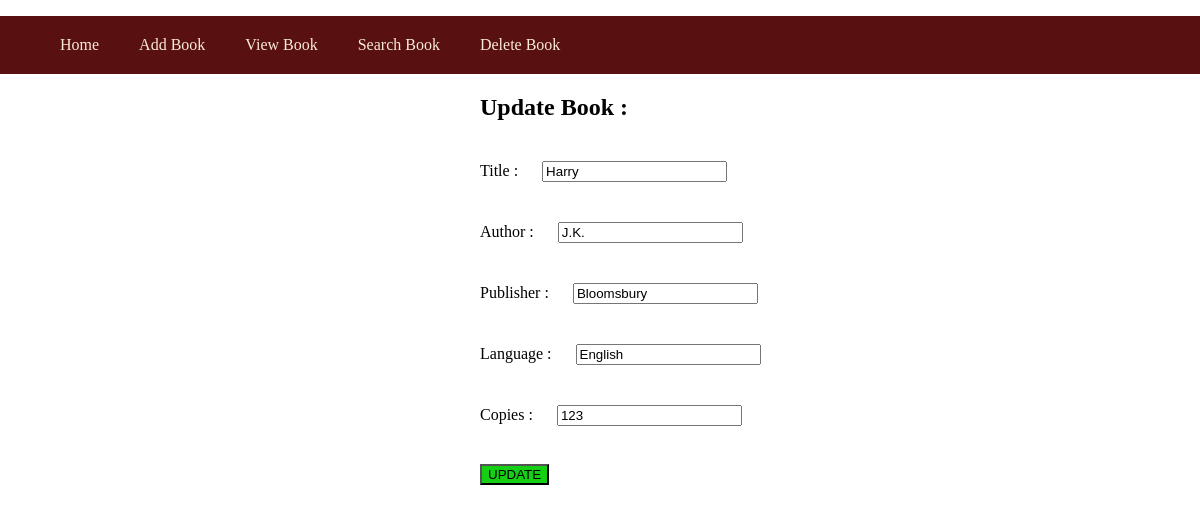
Page /LMS2/upd/1 on the committed database.
### Books/models.py (models this page shows, shortened)
class BookDB(models.Model):
    title = models.CharField(max_length=100)
    author = models.CharField(max_length=50)
    publisher = models.CharField(max_length=100)
    language = models.CharField(max_length=50)
    copies = models.PositiveIntegerField()

### Books/views.py (the view, shortened to what this page needs)
# urls.py: path('upd/<int:id>',upd_books, name="upd"),
def upd_books(request,id):
    if request.method == "GET":
        book = BookDB.objects.get(id=id)
        c = {"book":book}
        return render(request,'Books/updateBook.html',c)

### templates/Books/updateBook.html (shortened to what this page needs)
{% extends 'base.html' %}
{% load static %}
{% block body %}
    <form method="POST">
        <div class="updt">
        <h2>Update Book :</h2>
        <label>
            Title :
            <input type="text" name="title" id="id" value={{ book.title }}>
        </label><br>
        <label>
            Author :
            <input type="text" name="author" id="id" value={{ book.author }}>
        </label><br>
        <label>
            Publisher :
            <input type="text" name="publisher" id="id" value={{ book.publisher }}>
        </label><br>
        <label>
            Language :
            <input type="text" name="language" id="id" value={{ book.language }}>
        </label><br>
        <label>
            Copies :
            <input type="text" name=copies id="id" value={{ book.copies }}>
        </label><br><br>
        <input type="submit" name="submit" id="submit" value="UPDATE">
    </form>
{% endblock body %}

### static/base.css (style rules this page uses)
body { padding: 0%; margin: 0%; }

### templates/Books/updateBook.html (style rules this page uses)
.updt { margin-left:40%; }
#id { margin: 20px; }
#submit { background-color: rgb(21, 207, 21); }

### rows in the picture
BookDB: title "Harry", author "J.K.", publisher "Bloomsbury", language "English", copies "123"
